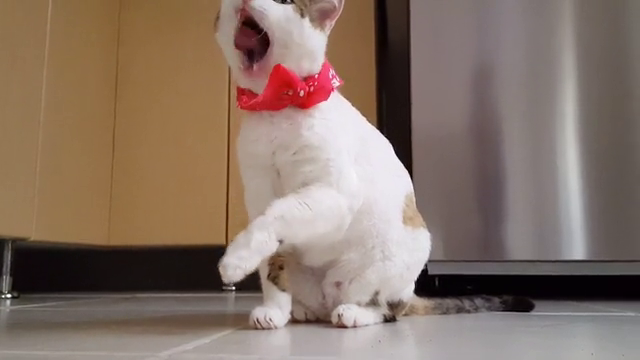
#> input picture frame 70 of opencv_img/video_cat.mp4, 640 x 360 px
$ jupyter execute '19. 퀴즈.ipynb'
#> lines starting #> are read from the running program, lines starting #| are printed output that depends on the picture
## OpenCV를 써서 가로로 촬영된 영상을 세로로 회전

###
1. 시계 반대 방향으로 90도
1. FPS : 원본 * 4
1. 코덱: divx

[cell 1]
import cv2

[cell 2]
cap = cv2.VideoCapture('opencv_img/video_cat.mp4')
fourcc = cv2.VideoWriter_fourcc(*'DIVX')
width = round(cap.get(cv2.CAP_PROP_FRAME_WIDTH))
height = round(cap.get(cv2.CAP_PROP_FRAME_HEIGHT))
fps = cap.get(cv2.CAP_PROP_FPS)

out = cv2.VideoWriter('opencv_img/city_output.avi', fourcc, fps*15, (height, width))

while cap.isOpened():
    ret, frame = cap.read()
#> frame is the input picture: shape (360, 640, 3); mean B, G, R 104.1, 116, 135.2
    if not ret: break

    rotate_frame = cv2.rotate(frame, cv2.ROTATE_90_COUNTERCLOCKWISE)
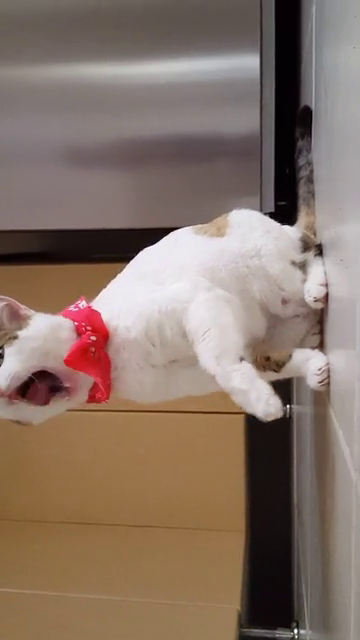
#> rotate_frame: shape (640, 360, 3); mean B, G, R 104.1, 116, 135.2
    out.write(rotate_frame)
    cv2.imshow('video', frame)

    if cv2.waitKey(1) == ord('q'): break
#> (key q is pressed here)
out.release()
cap.release()
cv2.destroyAllWindows()


$ run again, starting later in the video
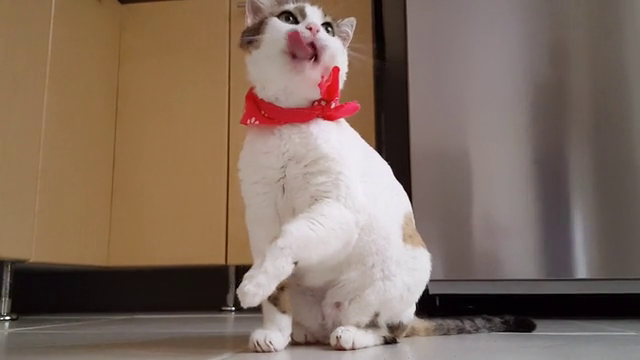
#> input picture frame 315 of opencv_img/video_cat.mp4, 640 x 360 px
#> frame is the input picture: shape (360, 640, 3); mean B, G, R 95.6, 109, 129.3
#> `rotate_frame = cv2.rotate(frame, cv2.ROTATE_90_COUNTERCLOCKWISE)`:
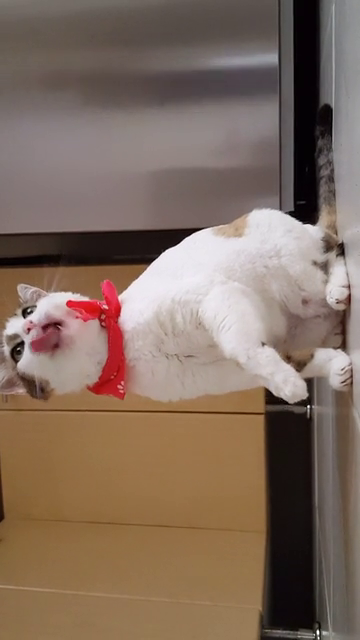
#> rotate_frame: shape (640, 360, 3); mean B, G, R 95.6, 109, 129.3

$ run again, starting later in the video
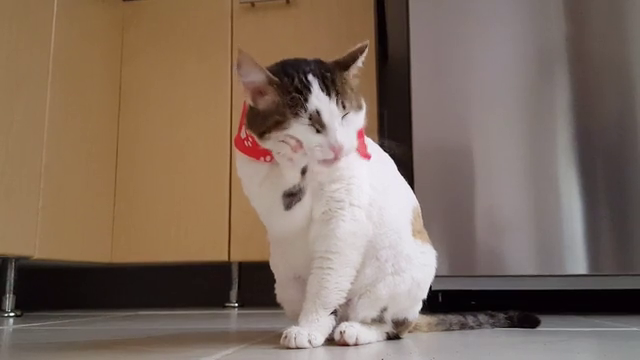
#> input picture frame 561 of opencv_img/video_cat.mp4, 640 x 360 px
#> frame is the input picture: shape (360, 640, 3); mean B, G, R 94.7, 108.5, 127.4
#> `rotate_frame = cv2.rotate(frame, cv2.ROTATE_90_COUNTERCLOCKWISE)`:
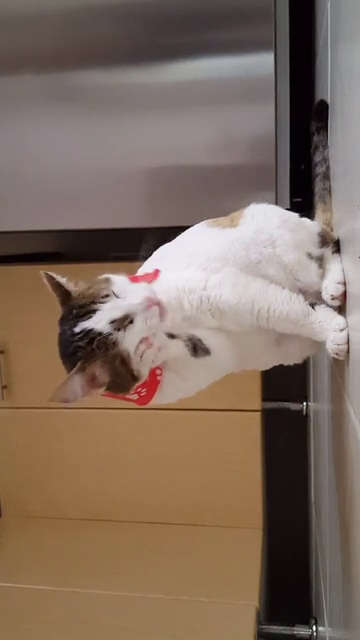
#> rotate_frame: shape (640, 360, 3); mean B, G, R 94.7, 108.5, 127.4
